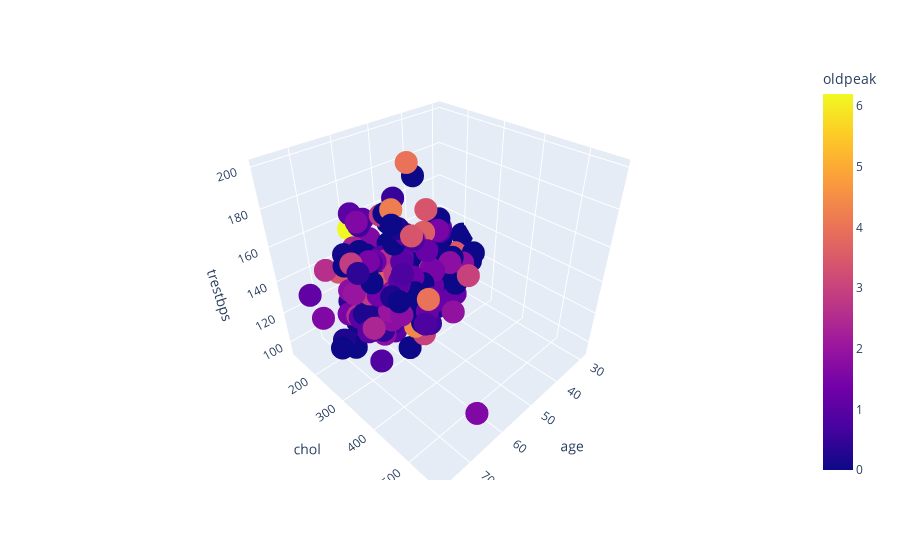

The notebook cell saved with this chart:
### Code cell
fig = px.scatter_3d(df, x='age', y='chol', z='trestbps',
              color='oldpeak')
fig.show()

### Figure 1 — Plotly figure (JSON) as saved in the notebook; plotly's stock layout.template omitted (floating-point values rounded to 4 significant figures; data arrays with more than 128 entries replaced by an {"elided": "..."} marker saying what was removed)
{"data": [{"hovertemplate": "age=%{x}<br>chol=%{y}<br>trestbps=%{z}<br>oldpeak=%{marker.color}<extra></extra>", "legendgroup": "", "marker": {"color": {"elided": "303 float values"}, "coloraxis": "coloraxis", "symbol": "circle"}, "mode": "markers", "name": "", "scene": "scene", "showlegend": false, "type": "scatter3d", "x": {"elided": "303 int values"}, "y": {"elided": "303 int values"}, "z": {"elided": "303 int values"}}], "layout": {"coloraxis": {"colorbar": {"title": {"text": "oldpeak"}}, "colorscale": [[0, "#0d0887"], [0.1111, "#46039f"], [0.2222, "#7201a8"], [0.3333, "#9c179e"], [0.4444, "#bd3786"], [0.5556, "#d8576b"], [0.6667, "#ed7953"], [0.7778, "#fb9f3a"], [0.8889, "#fdca26"], [1, "#f0f921"]]}, "legend": {"tracegroupgap": 0}, "margin": {"t": 60}, "scene": {"domain": {"x": [0, 1], "y": [0, 1]}, "xaxis": {"title": {"text": "age"}}, "yaxis": {"title": {"text": "chol"}}, "zaxis": {"title": {"text": "trestbps"}}}}}
